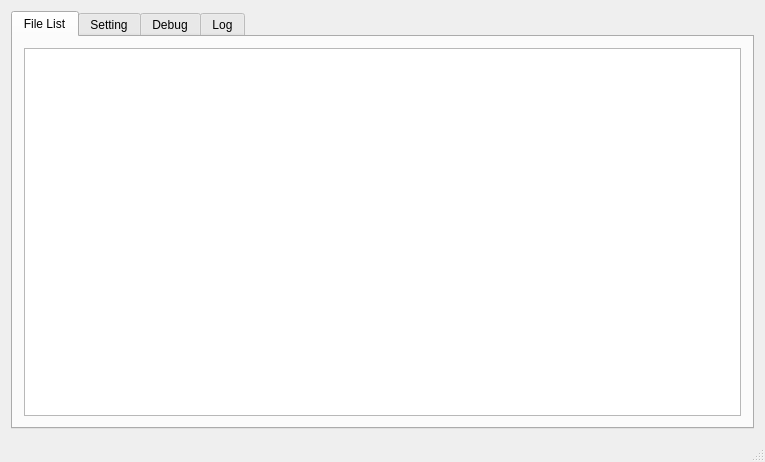
<?xml version="1.0" encoding="UTF-8"?>
<ui version="4.0">
 <class>MainWindow</class>
 <widget class="QMainWindow" name="MainWindow">
  <property name="geometry">
   <rect>
    <x>0</x>
    <y>0</y>
    <width>765</width>
    <height>462</height>
   </rect>
  </property>
  <property name="sizePolicy">
   <sizepolicy hsizetype="Preferred" vsizetype="Preferred">
    <horstretch>0</horstretch>
    <verstretch>0</verstretch>
   </sizepolicy>
  </property>
  <property name="acceptDrops">
   <bool>false</bool>
  </property>
  <property name="windowTitle">
   <string>Laji Pan</string>
  </property>
  <property name="tabShape">
   <enum>QTabWidget::Rounded</enum>
  </property>
  <widget class="QWidget" name="centralWidget">
   <property name="sizePolicy">
    <sizepolicy hsizetype="Maximum" vsizetype="Maximum">
     <horstretch>0</horstretch>
     <verstretch>0</verstretch>
    </sizepolicy>
   </property>
   <layout class="QVBoxLayout" name="verticalLayout_5">
    <item>
     <widget class="QTabWidget" name="tabLog">
      <property name="currentIndex">
       <number>0</number>
      </property>
      <widget class="QWidget" name="tabFileList">
       <attribute name="title">
        <string>File List</string>
       </attribute>
       <layout class="QVBoxLayout" name="verticalLayout_2">
        <item>
         <widget class="FileListWidget" name="listWidget">
          <property name="contextMenuPolicy">
           <enum>Qt::CustomContextMenu</enum>
          </property>
          <property name="acceptDrops">
           <bool>true</bool>
          </property>
          <property name="dragEnabled">
           <bool>false</bool>
          </property>
          <property name="dragDropOverwriteMode">
           <bool>false</bool>
          </property>
          <property name="dragDropMode">
           <enum>QAbstractItemView::NoDragDrop</enum>
          </property>
          <property name="iconSize">
           <size>
            <width>64</width>
            <height>64</height>
           </size>
          </property>
          <property name="movement">
           <enum>QListView::Static</enum>
          </property>
          <property name="resizeMode">
           <enum>QListView::Adjust</enum>
          </property>
          <property name="gridSize">
           <size>
            <width>90</width>
            <height>90</height>
           </size>
          </property>
          <property name="viewMode">
           <enum>QListView::IconMode</enum>
          </property>
          <property name="wordWrap">
           <bool>true</bool>
          </property>
          <property name="sortingEnabled">
           <bool>true</bool>
          </property>
         </widget>
        </item>
       </layout>
      </widget>
      <widget class="QWidget" name="tabSetting">
       <attribute name="title">
        <string>Setting</string>
       </attribute>
       <layout class="QGridLayout" name="gridLayout_5">
        <item row="0" column="0">
         <layout class="QGridLayout" name="gridLayout_4">
          <item row="0" column="1">
           <widget class="QLineEdit" name="srvAddrEdit">
            <property name="text">
             <string>127.0.0.1</string>
            </property>
           </widget>
          </item>
          <item row="2" column="0">
           <spacer name="verticalSpacer_2">
            <property name="orientation">
             <enum>Qt::Vertical</enum>
            </property>
            <property name="sizeHint" stdset="0">
             <size>
              <width>20</width>
              <height>40</height>
             </size>
            </property>
           </spacer>
          </item>
          <item row="0" column="0">
           <widget class="QLabel" name="label">
            <property name="statusTip">
             <string>Server is handling main TCP request</string>
            </property>
            <property name="text">
             <string>Server Address</string>
            </property>
           </widget>
          </item>
          <item row="0" column="2">
           <widget class="QLineEdit" name="srvPortEdit">
            <property name="text">
             <string>8061</string>
            </property>
           </widget>
          </item>
          <item row="1" column="0">
           <widget class="QLabel" name="label_2">
            <property name="statusTip">
             <string>Query server is for handling HTTP request</string>
            </property>
            <property name="text">
             <string>Query Address</string>
            </property>
           </widget>
          </item>
          <item row="1" column="1">
           <widget class="QLineEdit" name="querySrvAddrEdit">
            <property name="text">
             <string>127.0.0.1</string>
            </property>
           </widget>
          </item>
          <item row="1" column="2">
           <widget class="QLineEdit" name="querySrvPortEdit">
            <property name="text">
             <string>8080</string>
            </property>
           </widget>
          </item>
         </layout>
        </item>
        <item row="1" column="0">
         <widget class="QPushButton" name="settingApplyBtn">
          <property name="text">
           <string>Apply</string>
          </property>
         </widget>
        </item>
       </layout>
      </widget>
      <widget class="QWidget" name="tabDebug">
       <attribute name="title">
        <string>Debug</string>
       </attribute>
       <layout class="QVBoxLayout" name="verticalLayout_3">
        <item>
         <layout class="QGridLayout" name="gridLayout_3">
          <property name="horizontalSpacing">
           <number>6</number>
          </property>
          <item row="8" column="0" colspan="2">
           <widget class="QLineEdit" name="dbgChunkIDEdit">
            <property name="statusTip">
             <string>Chunk ID (Chunk Indexing inside File Srv)</string>
            </property>
            <property name="placeholderText">
             <string>Chunk ID (chunk indexing inside File Server)</string>
            </property>
            <property name="clearButtonEnabled">
             <bool>false</bool>
            </property>
           </widget>
          </item>
          <item row="7" column="2">
           <widget class="QPushButton" name="dbgUploadChunkBtn">
            <property name="toolTip">
             <string>CFuc</string>
            </property>
            <property name="text">
             <string>Upload Chunk</string>
            </property>
           </widget>
          </item>
          <item row="6" column="0">
           <widget class="QLineEdit" name="dbgFileSrvAddrEdit">
            <property name="statusTip">
             <string>File Server Address</string>
            </property>
            <property name="placeholderText">
             <string>File Srv Address</string>
            </property>
           </widget>
          </item>
          <item row="6" column="2">
           <widget class="QPushButton" name="dbgFileSrvPingBtn">
            <property name="text">
             <string>Ping!</string>
            </property>
           </widget>
          </item>
          <item row="7" column="0" colspan="2">
           <widget class="QLineEdit" name="dbgChunkPartIDEdit">
            <property name="statusTip">
             <string>Chunk Part ID</string>
            </property>
            <property name="placeholderText">
             <string>Chunk Part ID</string>
            </property>
           </widget>
          </item>
          <item row="3" column="0">
           <widget class="QLineEdit" name="dbgFileHashEdit">
            <property name="statusTip">
             <string>MD5 hash</string>
            </property>
            <property name="inputMask">
             <string/>
            </property>
            <property name="placeholderText">
             <string>MD5 Hash</string>
            </property>
           </widget>
          </item>
          <item row="6" column="1">
           <widget class="QLineEdit" name="dbgFileSrvPortEdit">
            <property name="statusTip">
             <string>File Server Port</string>
            </property>
            <property name="placeholderText">
             <string>Port</string>
            </property>
           </widget>
          </item>
          <item row="2" column="1">
           <widget class="QLineEdit" name="dbgFf16bEdit">
            <property name="statusTip">
             <string>File First 16 Bytes in HEX</string>
            </property>
            <property name="placeholderText">
             <string>File First 16 byte in HEX</string>
            </property>
           </widget>
          </item>
          <item row="0" column="2">
           <widget class="QPushButton" name="dbgPingBtn">
            <property name="toolTip">
             <string>Ping!</string>
            </property>
            <property name="statusTip">
             <string>Ping!</string>
            </property>
            <property name="text">
             <string>Ping!</string>
            </property>
           </widget>
          </item>
          <item row="1" column="2">
           <widget class="QPushButton" name="dbgKeepAliveBtn">
            <property name="toolTip">
             <string>FIka</string>
            </property>
            <property name="statusTip">
             <string>File Server -&gt; Info Server Keep-Alive</string>
            </property>
            <property name="text">
             <string>Keep Alive</string>
            </property>
           </widget>
          </item>
          <item row="0" column="1">
           <widget class="QLineEdit" name="dbgSrvPortEdit">
            <property name="statusTip">
             <string>Server Port</string>
            </property>
            <property name="placeholderText">
             <string>Port</string>
            </property>
           </widget>
          </item>
          <item row="8" column="2">
           <widget class="QPushButton" name="dbgReportUploadBtn">
            <property name="toolTip">
             <string>FIru</string>
            </property>
            <property name="statusTip">
             <string>File Server -&gt; Info Server Report Uploaded chunk</string>
            </property>
            <property name="text">
             <string>Report Upload</string>
            </property>
           </widget>
          </item>
          <item row="0" column="0">
           <widget class="QLineEdit" name="dbgSrvAddrEdit">
            <property name="sizePolicy">
             <sizepolicy hsizetype="Expanding" vsizetype="Fixed">
              <horstretch>0</horstretch>
              <verstretch>0</verstretch>
             </sizepolicy>
            </property>
            <property name="minimumSize">
             <size>
              <width>0</width>
              <height>0</height>
             </size>
            </property>
            <property name="baseSize">
             <size>
              <width>0</width>
              <height>0</height>
             </size>
            </property>
            <property name="statusTip">
             <string>Server  Address (IP)</string>
            </property>
            <property name="placeholderText">
             <string>Srv Address</string>
            </property>
           </widget>
          </item>
          <item row="9" column="1">
           <widget class="QProgressBar" name="progressBar">
            <property name="value">
             <number>61</number>
            </property>
           </widget>
          </item>
          <item row="9" column="0">
           <widget class="QLineEdit" name="dbgFileSrvQueryPortEdit">
            <property name="statusTip">
             <string>File Srv Query (HTTP) Listening Port</string>
            </property>
            <property name="placeholderText">
             <string>File Srv Query Port</string>
            </property>
           </widget>
          </item>
          <item row="9" column="2">
           <widget class="QPushButton" name="dbgDownloadChunkBtn">
            <property name="statusTip">
             <string>Download chunk</string>
            </property>
            <property name="text">
             <string>Download Chunk</string>
            </property>
           </widget>
          </item>
          <item row="3" column="2">
           <widget class="QPushButton" name="dbgHashQueryBtn">
            <property name="toolTip">
             <string>CIhq</string>
            </property>
            <property name="statusTip">
             <string>Client -&gt; Info Server Hash Query</string>
            </property>
            <property name="text">
             <string>Hash Query</string>
            </property>
           </widget>
          </item>
          <item row="3" column="1">
           <widget class="QLineEdit" name="dbgFileSizeEdit">
            <property name="statusTip">
             <string>File size in byte</string>
            </property>
            <property name="placeholderText">
             <string>File Size in byte</string>
            </property>
           </widget>
          </item>
          <item row="2" column="0">
           <widget class="QLineEdit" name="dbgFileNameEdit">
            <property name="placeholderText">
             <string>File not loaded...</string>
            </property>
           </widget>
          </item>
          <item row="5" column="2">
           <widget class="QPushButton" name="dbgSplitFileBtn">
            <property name="text">
             <string>Split File</string>
            </property>
           </widget>
          </item>
          <item row="5" column="0" colspan="2">
           <widget class="QLineEdit" name="lineEdit">
            <property name="readOnly">
             <bool>false</bool>
            </property>
            <property name="placeholderText">
             <string>Wait for load one of the splited file...</string>
            </property>
           </widget>
          </item>
          <item row="11" column="1">
           <spacer name="verticalSpacer">
            <property name="orientation">
             <enum>Qt::Vertical</enum>
            </property>
            <property name="sizeHint" stdset="0">
             <size>
              <width>20</width>
              <height>40</height>
             </size>
            </property>
           </spacer>
          </item>
          <item row="2" column="2">
           <widget class="QPushButton" name="dbgLoadFileBtn">
            <property name="text">
             <string>Load File</string>
            </property>
           </widget>
          </item>
          <item row="10" column="0" colspan="2">
           <widget class="QLineEdit" name="dbgFilePathEdit">
            <property name="placeholderText">
             <string>Query File Path (Actually is filename)</string>
            </property>
           </widget>
          </item>
          <item row="10" column="2">
           <widget class="QPushButton" name="dbgFileQueryBtn">
            <property name="toolTip">
             <string>CHfq</string>
            </property>
            <property name="statusTip">
             <string>Client -&gt; Info Server File Query</string>
            </property>
            <property name="text">
             <string>File Query</string>
            </property>
           </widget>
          </item>
          <item row="1" column="0">
           <widget class="QLineEdit" name="dbgFileSrvIDEdit">
            <property name="statusTip">
             <string>File Server ID</string>
            </property>
            <property name="placeholderText">
             <string>File Srv ID</string>
            </property>
           </widget>
          </item>
          <item row="1" column="1">
           <widget class="QLineEdit" name="dbgFileSrvUpdownPortEdit">
            <property name="statusTip">
             <string>File Server Updown (TCP) Listening Port</string>
            </property>
            <property name="placeholderText">
             <string>File Srv Updown Port</string>
            </property>
           </widget>
          </item>
         </layout>
        </item>
        <item>
         <widget class="QPushButton" name="dbgFillValueBtn">
          <property name="text">
           <string>I AM LAZY</string>
          </property>
         </widget>
        </item>
       </layout>
      </widget>
      <widget class="QWidget" name="tabLog_2">
       <attribute name="title">
        <string>Log</string>
       </attribute>
       <layout class="QVBoxLayout" name="verticalLayout_4">
        <item>
         <layout class="QVBoxLayout" name="verticalLayout">
          <item>
           <widget class="QTextBrowser" name="logTextBrowser"/>
          </item>
         </layout>
        </item>
       </layout>
      </widget>
     </widget>
    </item>
   </layout>
  </widget>
  <widget class="QStatusBar" name="statusBar"/>
 </widget>
 <layoutdefault spacing="6" margin="11"/>
 <customwidgets>
  <customwidget>
   <class>FileListWidget</class>
   <extends>QListWidget</extends>
   <header>filelistwidget.h</header>
  </customwidget>
 </customwidgets>
 <resources/>
 <connections/>
</ui>
